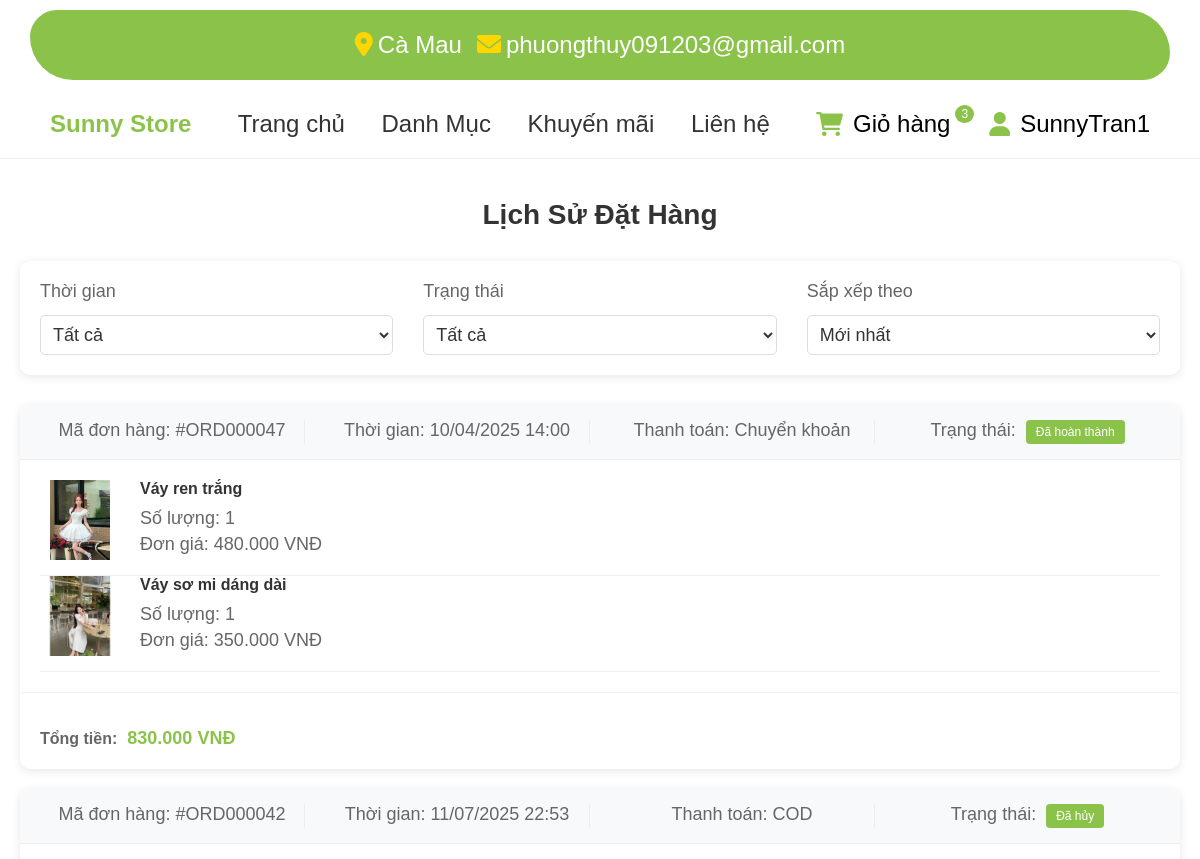
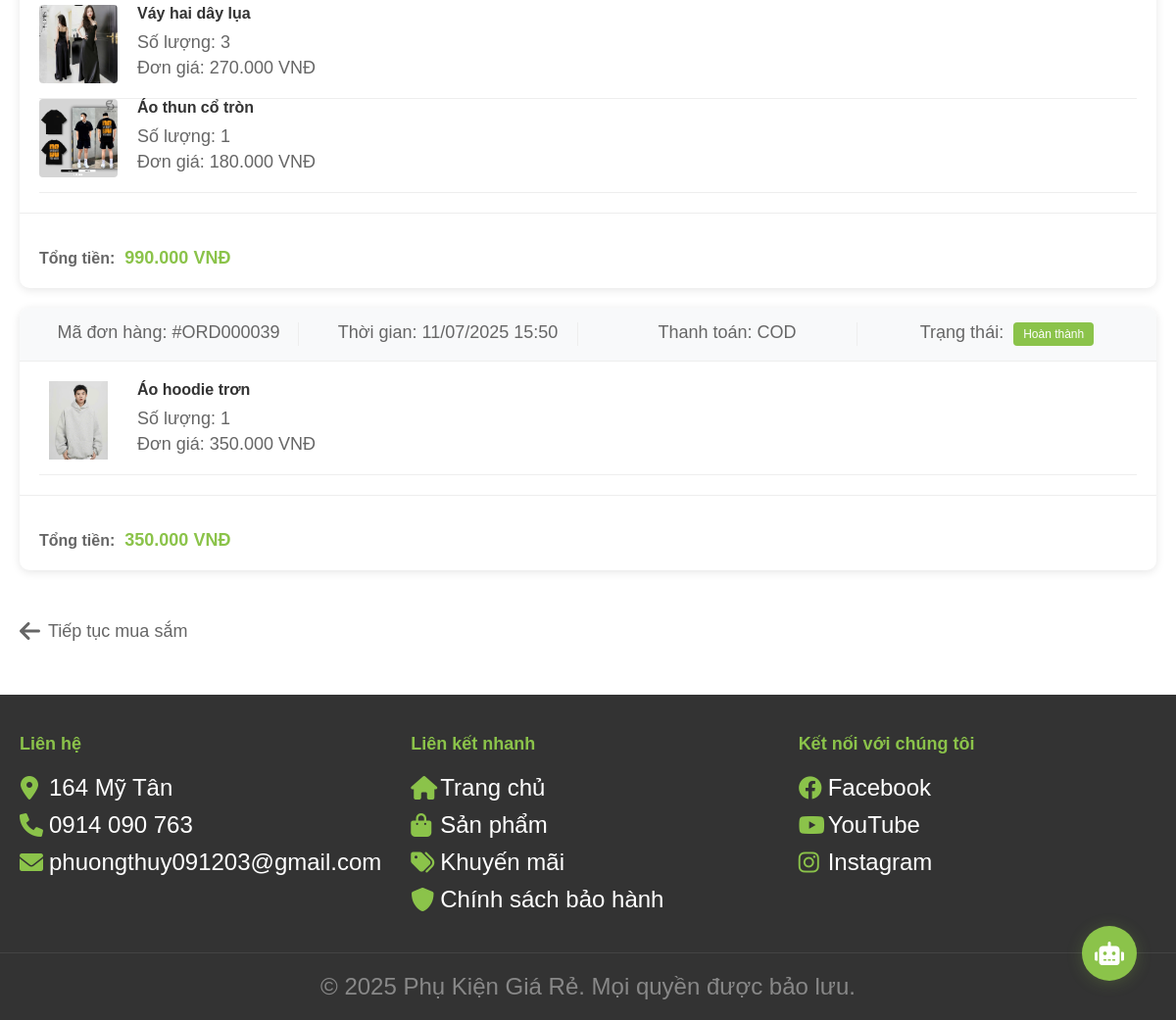
Page /order_history.php (signed in) on the committed database (2 pictures, top to bottom).
### tables this page shows
CREATE TABLE `donhang` (
  `donhangid` int(11) NOT NULL,
  `manguoidung` int(11) NOT NULL,
  `ten_nguoi_dat` varchar(100) NOT NULL,
  `ngaydat` datetime DEFAULT current_timestamp(),
  `trangthai` varchar(50) NOT NULL,
  `tongtien` decimal(10,2) NOT NULL,
  `diachigiao` text NOT NULL,
  `sdt` varchar(15) NOT NULL,
  `phuongthuctt` varchar(50) NOT NULL
);

CREATE TABLE `chitietdonhang` (
  `chitietdonhangid` int(11) NOT NULL,
  `madonhang` int(11) NOT NULL,
  `masanpham` int(11) NOT NULL,
  `sizeid` int(11) NOT NULL,
  `soluong` int(11) NOT NULL,
  `gia` decimal(10,2) NOT NULL
);

CREATE TABLE `sanpham` (
  `sanphamid` int(11) NOT NULL,
  `tensanpham` varchar(255) NOT NULL,
  `mota` text DEFAULT NULL,
  `gia` decimal(10,2) NOT NULL,
  `madanhmuc` int(11) DEFAULT NULL,
  `makhuyenmai` int(11) DEFAULT NULL,
  `chatlieu` varchar(255) DEFAULT NULL,
  `thuonghieu` varchar(255) DEFAULT NULL,
  `baohanh` varchar(255) DEFAULT NULL,
  `gianhap` decimal(10,2) DEFAULT NULL
);

### order_history.php (the view, shortened to what this page needs)
<?php
include 'connect.php';
$userId = $_SESSION['id'];
$timeFilter = isset($_GET['time_filter']) ? $_GET['time_filter'] : 'all';
$statusFilter = isset($_GET['status']) ? $_GET['status'] : 'all';
$sortFilter = isset($_GET['sort_filter']) ? $_GET['sort_filter'] : 'newest';
$orderQuery = "SELECT DISTINCT dh.donhangid, dh.ngaydat, dh.trangthai, dh.tongtien, dh.phuongthuctt
               FROM donhang dh
               WHERE dh.manguoidung = ?";
switch($sortFilter) {
    default:
        $orderQuery .= " ORDER BY dh.donhangid DESC";
}
$stmt = $conn->prepare($orderQuery);
if ($statusFilter !== 'all') {
    $stmt->bind_param("is", $userId, $statusFilter);
} else {
    $stmt->bind_param("i", $userId);
}
$stmt->execute();
$orders = $stmt->get_result()->fetch_all(MYSQLI_ASSOC);
?>
<?php
include 'header.php';
?>
<div class="order-history-container">
    <h1 class="page-title">Lịch Sử Đặt Hàng</h1>
    <div class="filter-section">
        <div class="filter-grid">
                <div class="filter-group">
                    <label class="filter-label">Thời gian</label>
                    <select class="filter-select" name="time_filter">
                        <option value="all" <?php echo $timeFilter == 'all' ? 'selected' : ''; ?>>Tất cả</option>
                    </select>
                </div>
                <div class="filter-group">
                    <label class="filter-label">Trạng thái</label>
                    <select class="filter-select" name="status">
                        <option value="all" <?php echo $statusFilter == 'all' ? 'selected' : ''; ?>>Tất cả</option>
                    </select>
                </div>
                <div class="filter-group">
                    <label class="filter-label">Sắp xếp theo</label>
                    <select class="filter-select" name="sort_filter">
                        <option value="newest" <?php echo $sortFilter == 'newest' ? 'selected' : ''; ?>>Mới nhất</option>
                    </select>
                </div>
            </div>
        </div>
        <?php foreach ($orders as $order): ?>
            <div class="order-card">
                <div class="order-header">
                    <div class="order-info">
                        <p>Mã đơn hàng: #ORD<?php echo str_pad($order['donhangid'], 6, '0', STR_PAD_LEFT); ?></p>
                        <p>Thời gian: <?php echo date('d/m/Y H:i', strtotime($order['ngaydat'])); ?></p>
                        <p>Thanh toán: <?php echo $order['phuongthuctt']; ?></p>
                        <p>Trạng thái: <span class="badge <?php
                            switch($order['trangthai']) {
                                case 'Hoàn thành':
                                    echo 'bg-success';
                                    break;
                                case 'Đã hủy':
                                    echo 'bg-danger';
                                    break;
                                default:
                                    echo 'bg-secondary';
                            }
                        ?>"><?php echo $order['trangthai']; ?></span></p>
                    </div>
                </div>
                <div class="order-content">
                    <?php
                    $detailQuery = "SELECT ctdh.*, sp.tensanpham,
                   (SELECT duongdan FROM hinhanhsanpham WHERE masanpham = sp.sanphamid LIMIT 1) as duongdan
                FROM chitietdonhang ctdh
                JOIN sanpham sp ON ctdh.masanpham = sp.sanphamid
                WHERE ctdh.madonhang = ?";
                    $detailStmt = $conn->prepare($detailQuery);
                    $detailStmt->bind_param("i", $order['donhangid']);
                    $detailStmt->execute();
                    $products = $detailStmt->get_result()->fetch_all(MYSQLI_ASSOC);
                    ?>
                    <?php foreach ($products as $product): ?>
                    <div class="product-info">
                        <img src="picture/<?php echo $product['duongdan']; ?>" alt="<?php echo $product['tensanpham']; ?>">
                        <div class="product-details">
                            <h3><?php echo $product['tensanpham']; ?></h3>
                            <p>Số lượng: <?php echo $product['soluong']; ?></p>
                            <p>Đơn giá: <?php echo number_format($product['gia'], 0, ',', '.'); ?> VNĐ</p>
                        </div>
                    </div>
                    <?php endforeach; ?>
                </div>
                <div class="order-footer">
                    <div class="order-total">
                        <span class="total-label">Tổng tiền:</span>
                        <?php
                        $calculatedTotal = 0;
                        foreach ($products as $product) {
                            $calculatedTotal += $product['soluong'] * $product['gia'];
                        }
                        ?>
                        <span class="total-value"><?php echo number_format($calculatedTotal, 0, ',', '.'); ?> VNĐ</span>
                    </div>
                </div>
            </div>
        <?php endforeach; ?>
        <a href="home.php" class="continue-shopping">
            <i class="fas fa-arrow-left"></i> Tiếp tục mua sắm
        </a>
    </div>
<?php include 'footer.php'; ?>
</body>
</html>

### header.php (style rules this page uses)
* { margin: 0; padding: 0; font-size: 24px; box-sizing: border-box; font-family: Arial, sans-serif; }

### order_history.php (style rules this page uses)
.order-history-container { max-width: 1200px; margin: 40px auto; padding: 0 20px; }
.page-title { font-size: 28px; color: #333; margin-bottom: 30px; text-align: center; }
.order-card { background: white; border-radius: 10px; box-shadow: 0 2px 10px rgba(0,0,0,0.1); margin-bottom: 20px; overflow: hidden; }
.order-header { display: flex; justify-content: space-between; align-items: center; padding: 20px; background: #f9f9f9; border-bottom: 1px solid #eee; }
.order-info { display: grid; grid-template-columns: repeat(4, 1fr); gap: 20px; width: 100%; text-align: center; }
.order-info p { margin: 0; color: #666; padding: 0 10px; border-right: 1px solid #eee; font-size: 18px; }
.order-info p:last-child { border-right: none; }
.order-info p:last-child span { background-color: #8BC34A; color: white; padding: 5px 10px; border-radius: 4px; display: inline-block; margin-left: 5px; }
.order-header { display: flex; justify-content: space-between; padding: 15px 20px; background: #f8f9fa; border-bottom: 1px solid #eee; }
.order-content { padding: 20px; }
.product-info { display: flex; gap: 20px; align-items: center; padding-bottom: 15px; border-bottom: 1px solid #eee; }
.product-info img { width: 80px; height: 80px; object-fit: cover; border-radius: 4px; }
.product-details h3 { margin: 0 0 10px 0; font-size: 16px; color: #333; }
.product-details p { margin: 5px 0; color: #666; font-size: 18px; }
.order-total { text-align: right; padding-top: 15px; font-weight: bold; font-size: 16px; color: #333; }
.order-footer { padding: 20px; border-top: 1px solid #eee; display: flex; justify-content: space-between; align-items: center; }
.order-total { display: flex; align-items: center; gap: 10px; }
.total-label { font-size: 16px; color: #666; }
.total-value { font-size: 18px; color: #8BC34A; font-weight: bold; }
.continue-shopping { display: inline-flex; align-items: center; color: #666; text-decoration: none; margin-top: 30px; font-size: 18px; transition: color 0.3s ease; }
.continue-shopping i { margin-right: 8px; }
.filter-section { background: white; padding: 20px; border-radius: 10px; box-shadow: 0 2px 10px rgba(0,0,0,0.1); margin-bottom: 30px; }
.filter-grid { display: grid; grid-template-columns: repeat(3, 1fr); gap: 30px; max-width: 1200px; margin: 0 auto; }
.filter-group { display: flex; flex-direction: column; gap: 8px; }
.filter-label { font-size: 18px; color: #666; font-weight: 500; margin-bottom: 5px; }
.filter-select { padding: 8px; border: 1px solid #ddd; border-radius: 5px; font-size: 18px; color: #333; background-color: #fff; cursor: pointer; outline: none; transition: border-color 0.3s; width: 100%; }
.filter-select option { font-size: 18px; }
.badge { font-size: 12px; padding: 4px 8px; border-radius: 4px; display: inline-block; }

### rows in the picture
donhang: donhangid "000047", ngaydat "10/04/2025 14:00", phuongthuctt "Chuyển khoản", trangthai "Đã hoàn thành", calculatedTotal "830.000"
chitietdonhang: shows a picture, masanpham.tensanpham "Váy ren trắng", soluong "1", gia "480.000"
chitietdonhang: shows a picture, masanpham.tensanpham "Váy sơ mi dáng dài", soluong "1", gia "350.000"
donhang: donhangid "000042", ngaydat "11/07/2025 22:53", phuongthuctt "COD", trangthai "Đã hủy", calculatedTotal "990.000"
chitietdonhang: shows a picture, masanpham.tensanpham "Váy hai dây lụa", soluong "3", gia "270.000"
chitietdonhang: shows a picture, masanpham.tensanpham "Áo thun cổ tròn", soluong "1", gia "180.000"
donhang: donhangid "000039", ngaydat "11/07/2025 15:50", phuongthuctt "COD", trangthai "Hoàn thành", calculatedTotal "350.000"
chitietdonhang: shows a picture, masanpham.tensanpham "Áo hoodie trơn", soluong "1", gia "350.000"

### other values in the picture
getCartItemCount($_SESSION['id']) "3"
$_SESSION['ten_dang_nhap'] "SunnyTran1"
